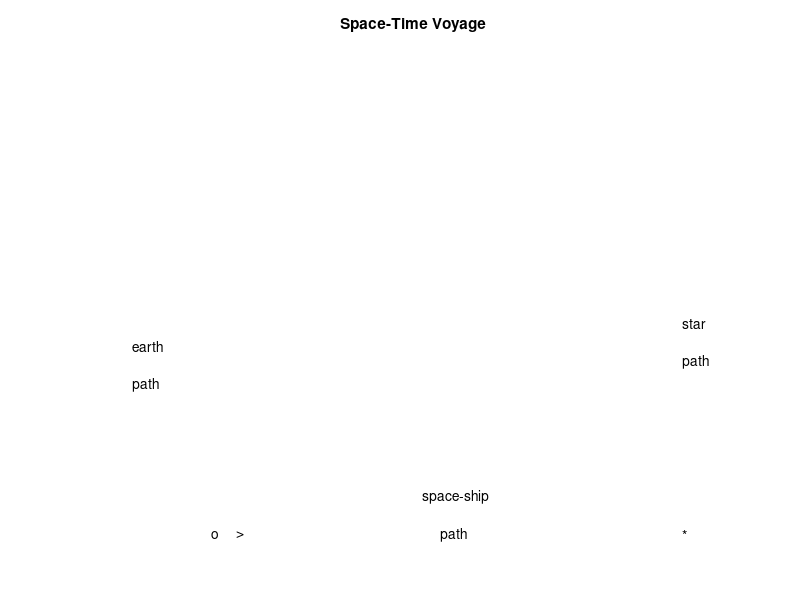

Write the MATLAB code that produced this figure. (Note: this script raises an error after producing the figure.)
function space
%SPACE
%Simulates space-time voyage to distant galaxy.
%Uses Minkowski geometry.
%Enter speed, distance and name of astronaut.
%Calling format: space   

%Copyright Gareth Williams, Stetson University 
%gwilliam@stetson.edu, http://www.stetson.edu/~gwilliam
%Accompanies "Linear Algebra with Applications" by Gareth Williams

format compact

delay=1000;%1000 for SE,8000 for MacII
disp(' ')
v=input('Give the speed: ');
d=input('     the distance: ');
name=input('     name of astronaut: ','s');
disp(' ');
disp('Give nationality of astronaut')
disp(' ');
disp('English(E),French(F),German(G)')
nationality=input('Spanish(S),Turkish(T),Welsh(W): ','s'); 

disp(' ')
t1=(1/5)*(d/v);t2=(1/5)*sqrt((d/v)^2-d^2);
times=[0 0];

hold off %default graphics window mode
clf; 
axis(axis);axis('off');
hold on %clear screen and hold graphics window  

figure(gcf)
title('Space-Time Voyage')
V=[-3,12,0,13];
axis(V);
axis('off'); 
text(-.4,0,'o')
text(.2,0,'>')
text(11,0,'*')
text(-2.3,5,'earth')
text(-2.3,4,'path')
text(4.7,1,'space-ship')
text(4.7,0,'      path')
text(11,5.6,'star')
text(11,4.6,'path')

pause(2)

disp('    E-time    S-time')
for k = 1:delay;end
for k = 1:delay;end

for i=1:5
 text(-.4,i,'o','erasemode','xor')
 text(2*i,i+.1,'>','erasemode','xor')
 text(11-(.12*i),i,'*','erasemode','xor')
 times=i*[t1 t2];
 disp(times)
 pause(2)  %could use drawnow
 for k = 1:delay;end
 for k = 1:delay;end
end

for i=6:10
 text(-.4,i,'o','erasemode','xor')
 text(20-2*i,i,'<','erasemode','xor')
 text(9.7+(.12*i),i,'*','erasemode','xor')
 %text(10.40,i,'*')
 times=i*[t1 t2];
 disp(times)
 pause(2)
 for k = 1:delay;end
 for k = 1:delay;end
end

i=10;

if nationality=='E'
 M=['Welcome home ' name '!'];
end
if nationality=='e'
 M=['Welcome home ' name '!'];
end

if nationality=='F'
 M=['Bien venu ' name '!'];
end
if nationality=='f'
 M=['Bien venu ' name '!'];
end

if nationality=='G'
 M=['Wilkommen Heimat ' name '!'];
end
if nationality=='g'
 M=['Wilkommen Heimat ' name '!'];
end

if nationality=='S'
 M=['Bienvenido ' name '!'];
end
if nationality=='s'
 M=['Bienvenido ' name '!'];
end

if nationality=='T'
 M=['Hosh geldiniz ' name '!'];
end
if nationality=='t'
 M=['Hosh geldiniz ' name '!'];
end

if nationality=='W'
 M=['Croeso adref ' name '!'];
end
if nationality=='w'
 M=['Croeso adref ' name '!'];
end

text(-2,11,M,'erasemode','xor')
disp(' ')
times=i*[t1 t2]
disp(' ')
hold off
format loose
